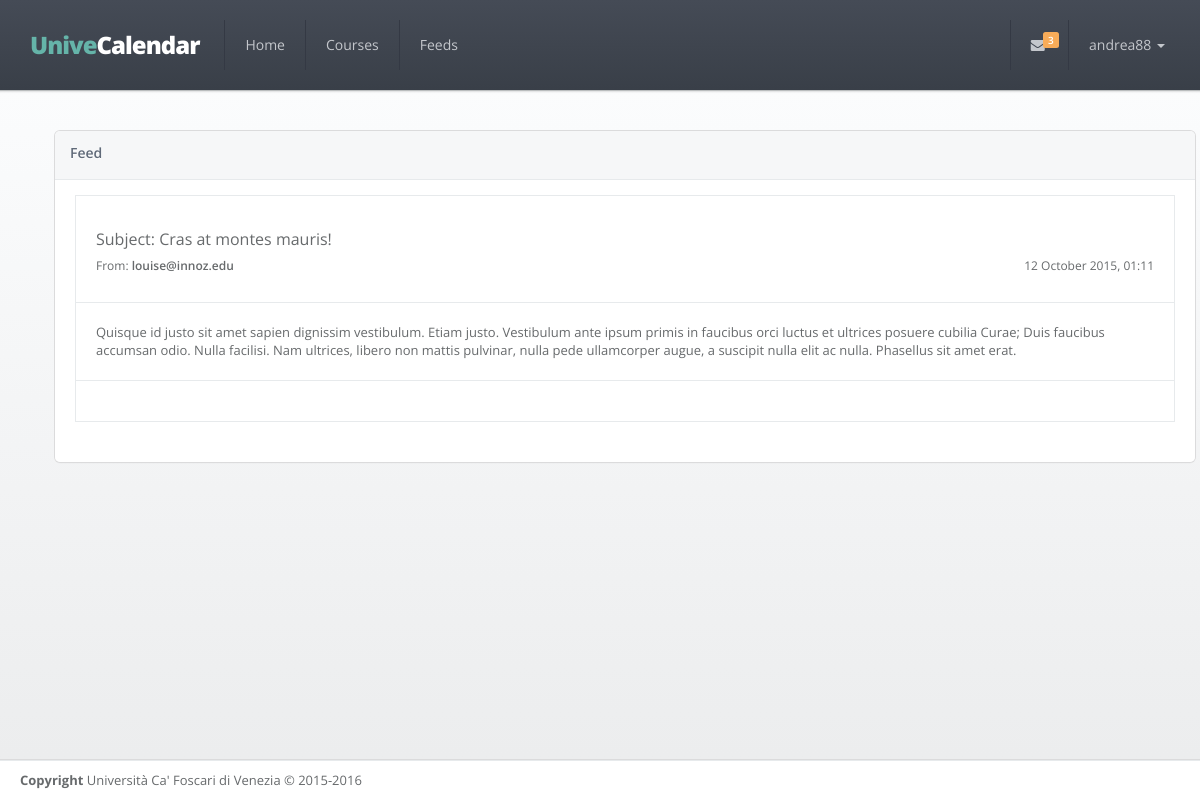
The page /feed/1 (signed in) on the database its author committed.
### app/models.py (models this page shows, shortened)
class User(UserMixin, db.Model):
    __tablename__ = 'users'
    id = db.Column(db.Integer, primary_key=True)
    email = db.Column(db.String(64), unique=True)
    username = db.Column(db.String(64), unique=True)
    password_hash = db.Column(db.String(128))
    confirmed = db.Column(db.Boolean, default=False)
    member_since = db.Column(db.DateTime(), default=datetime.utcnow)
    last_seen = db.Column(db.DateTime(), default=datetime.utcnow)
    avatar_hash = db.Column(db.String(32))
    telegram_chat_id = db.Column(db.String(64))
    courses = db.relationship('Course',
                              backref='user_id',
                              secondary=follows,
                              lazy='dynamic')
    feeds = db.relationship('Feed',
                            backref='user_id',
                            secondary=reads,
                            lazy='dynamic')
    @property
    def password(self):
        raise AttributeError('Not readable')
    def read(self, feed):
        if not self.has_read(feed):
            self.feeds.append(feed)
            db.session.add(feed)
            db.session.commit()
            return True
        return False
    def has_read(self, feed):
        return self.feeds.filter_by(id=feed.id).first() is not None
    def ping(self):
        self.last_seen = datetime.utcnow()
        db.session.add(self)

class Feed(db.Model):
    __tablename__ = 'feeds'
    id = db.Column(db.Integer, primary_key=True)
    title = db.Column(db.String(64))
    body = db.Column(db.Text)
    timestamp = db.Column(db.DateTime, index=True, default=datetime.utcnow)
    professor_id = db.Column(db.Integer, db.ForeignKey('professors.id'))
    users = db.relationship('User',
                            secondary=reads,
                            backref=db.backref('feed_id', lazy='dynamic'),
                            lazy='dynamic')
    @property
    def author(self):
        return self.professor.first_name + ' ' + self.professor.last_name
    @property
    def contact(self):
        return self.professor.email
    @property
    def gravatar(self):
        return self.professor.gravatar()

class Professor(db.Model):
    __tablename__ = 'professors'
    id = db.Column(db.Integer, primary_key=True)
    first_name = db.Column(db.String(64))
    last_name = db.Column(db.String(64))
    email = db.Column(db.String(64), unique=True)
    avatar_hash = db.Column(db.String(32))
    courses = db.relationship('Course',
                              backref='professor',
                              lazy='joined')
    feeds = db.relationship('Feed',
                            backref='professor',
                            lazy='dynamic')
    def gravatar(self, size=100, default='identicon', rating='g'):
        if request.is_secure:
            url = 'https://secure.gravatar.com/avatar'
        else:
            url = 'http://www.gravatar.com/avatar'
        hash = self.avatar_hash or hashlib.md5(
            self.email.encode('utf-8')).hexdigest()
        return '{url}/{hash}?s={size}&d={default}&r={rating}'.format(
            url=url, hash=hash, size=size, default=default, rating=rating)

### app/main/views.py (the view)
@main.route('/feed/<int:id>')
@login_required
def feed(id):
    feed = Feed.query.get_or_404(id)
    current_user.read(feed)
    return render_template('feed.html', feed=feed)

### app/auth/views.py (called while the page is built)
@auth.before_app_request
def before_request():
    if current_user.is_authenticated:
        current_user.ping()
        if not current_user.confirmed \
                and request.endpoint[:5] != 'auth.' \
                and request.endpoint != 'static':
            return redirect(url_for('auth.unconfirmed'))

### app/main/views.py (called while the page is built)
@babel.localeselector
def get_locale():
    return request.accept_languages.best_match(
        current_app.config['LANGUAGES'].keys())

@main.after_app_request
def after_request(response):
    for query in get_debug_queries():
        if query.duration >= current_app.config['SLOW_DB_QUERY_TIME']:
            current_app.logger.warning(
                'Slow query: %s\nParameters: %s\nDuration: %fs\nContext: %s\n'
                % (query.statement, query.parameters, query.duration,
                   query.context))
    return response

@main.before_request
@login_required
def before_request():
    g.unread = count_unread_feeds()
    g.latest = get_latest_feeds(3)
    g.locale = get_locale()

def user_feeds_query():
    if not current_user.courses.count():
        return
    professor_ids = set([c.professor_id for c in current_user.courses])
    return Feed.query.filter(Feed.professor_id.in_(professor_ids))

def get_latest_feeds(n=5):
    query = user_feeds_query()
    if query is not None:
        return query.order_by(Feed.timestamp.desc()).limit(n).all()

def count_unread_feeds():
    query = user_feeds_query()
    if query is not None:
        return query.filter(~Feed.users.contains(current_user)).count()

### app/models.py (called while the page is built)
@login_manager.user_loader
def load_user(user_id):
    return User.query.get(int(user_id))

### app/templates/feed.html (shortened to what this page needs)
{% extends 'base.html' %}
{% set active_page='Feed' %}
{% block content %}
    <div class="row">
        <div class="col-lg-12 animated fadeInRight">
            <div class="ibox float-e-margins">
                <div class="ibox-title">
                    <h5>{{ gettext('Feed') }}</h5>
                </div>
                <div class="ibox-content">
                    <div class="mail-box-header">
                        <div class="mail-tools tooltip-demo">
                            <h3>
                                <span class="font-noraml">{{ gettext('Subject:') }} {{ feed.title }} </span>
                            </h3>
                            <h5>
                                <span class="pull-right font-noraml">{{ moment(feed.timestamp).format('D MMMM YYYY, hh:mm ') }}</span>
                                <span class="font-noraml">{{ gettext('From: ') }} </span>{{ feed.contact }}
                            </h5>
                        </div>
                    </div>
                    <div class="mail-box">
                        <div class="mail-body">
                            {{ feed.body }}
                        </div>
                        <div class="mail-body text-right tooltip-demo">
                        </div>
                    </div>
                </div>
            </div>
        </div>
    </div>
{% endblock %}

### app/templates/base.html (shortened to what this page needs)
{% import "_macros.html" as macros %}
<!DOCTYPE html>
<html>
<head>
    {% block styles %}
        <link rel="stylesheet" href="https://maxcdn.bootstrapcdn.com/bootstrap/3.3.5/css/bootstrap.min.css" >
        <link rel="stylesheet" href="https://maxcdn.bootstrapcdn.com/font-awesome/4.4.0/css/font-awesome.min.css">
        <link href="{{ url_for('static', filename='css/animate.css') }}" rel="stylesheet">
        <link href="{{ url_for('static', filename='css/style.css') }}" rel="stylesheet">
    {% endblock %}
</head>
{% block body %}
    <body class="top-navigation">
    <div id="wrapper">
        <div id="page-wrapper" class="gray-bg">
            <div class="row border-bottom fancy-bg">
                <nav class="navbar navbar-static-top" role="navigation">
                    <div class="navbar-header">
                        <a href="{{ url_for('main.index') }}" class="navbar-brand" style="font-size: 24px">
                            <span class="text-navy">Unive</span>Calendar
                        </a>
                    </div>
                    <div class="navbar-collapse collapse" id="navbar">
                        {% set navigation_bar = [
                            (url_for('main.index'), 'home', 'Home'),
                            (url_for('main.courses'), 'courses', gettext('Courses')),
                            (url_for('main.feeds'), 'feeds', gettext('Feeds'))
                        ] -%}
                        <ul class="nav navbar-nav">
                            {% for href, id, caption in navigation_bar %}
                                <li{% if id == active_page %} class="active"{% endif %}>
                                    <a aria-expanded="false" role="button" href="{{ href|e }}">{{ caption|e }}
                                    </a>
                                </li>
                            {% endfor %}
                        </ul>
                        <ul class="nav navbar-top-links navbar-right">
                            <li class="dropdown">
                                <a class="dropdown-toggle count-info" data-toggle="dropdown" href="#">
                                    <i class="fa fa-envelope"></i>
                                    {% if g.unread %}
                                        <span class="label label-warning">{{ g.unread }}</span>
                                    {% endif %}
                                </a>
                            </li>
                            <li class="dropdown">
                                <a aria-expanded="false" role="button" href="#" class="dropdown-toggle" data-toggle="dropdown">{{ current_user.username }} <span class="caret"></span></a>
                            </li>
                        </ul>
                    </div>
                </nav>
            </div>
            <div class="wrapper wrapper-content">
                <div class="container">
                    {% block content %}
                    {% endblock %}
                </div>
            </div>
            <div class="footer">
                <div>
                    <strong>Copyright</strong> Università Ca' Foscari di Venezia &copy; 2015-2016
                </div>
            </div>
        </div>
    </div>
    </body>
{% endblock %}
</html>

### rows shown on the page
User: username "andrea88"
Feed: title "Cras at montes mauris!", timestamp "12 October 2015, 01:11", body "Quisque id justo sit amet sapien dignissim vestibulum. Etiam justo. Vestibulum ante ipsum primis in faucibus orci luctus et ultrices posuere cubilia Curae; Duis faucibus accumsan odio. Nulla facilisi. Nam ultrices, libero non mattis pulvinar, nulla pede ullamcorper augue, a suscipit nulla elit ac nulla. Phasellus sit amet erat."
Professor: contact "louise@innoz.edu"

### other values the page prints
{{ caption|e }} "Home" "Courses" "Feeds"
{{ g.unread }} "3"
{{ gettext('Feed') }} "Feed"
{{ gettext('Subject:') }} "Subject:"
{{ gettext('From: ') }} "From:"
